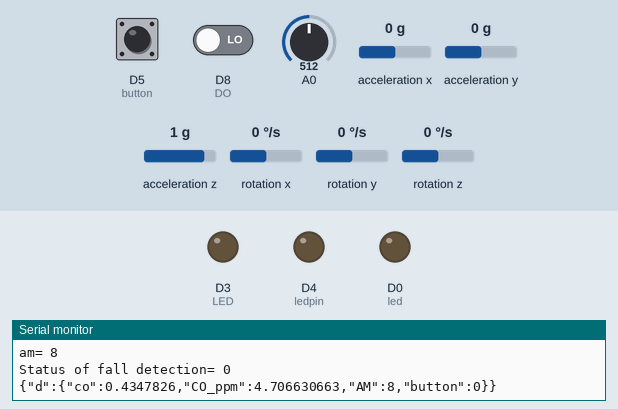
Bench run of a sketch on a simulated ESP8266 (NodeMCU). On the bench: output pins drawn as LEDs (lit = HIGH), the last lines printed to the serial monitor. Wiring (inferred from the names in the program): MPU-6050 motion sensor at I2C address 0x68. The inputs (shaded band) are chosen by the test bench; at power-on: D5 (button) LOW, D8 (DO) LOW, A0 = 512, acceleration x 0 g, acceleration y 0 g, acceleration z 1 g, rotation x 0 °/s, rotation y 0 °/s, rotation z 0 °/s. WiFi joins after 1.5 s; servers stay silent unless stated; no MQTT or app messages arrive unless stated.

Above: at 2.7 s.
2.8 s: D5 (button) pulled HIGH for 1 s
At 3.8 s:
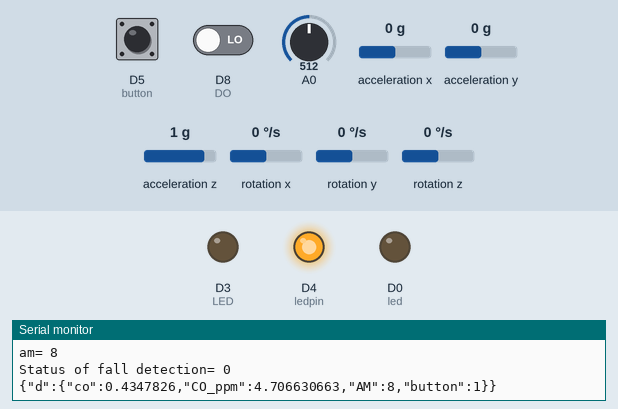
11.9 s: D5 (button) pulled HIGH for 3.2 s
At 16.1 s:
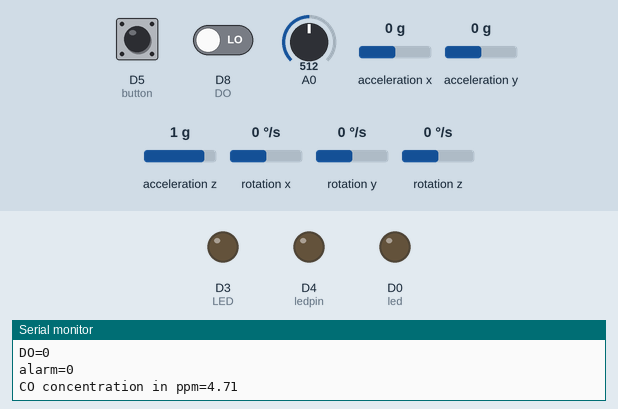
Timing chart, 0 to 17.6 s (numbered marks = the images above; inputs shaded):
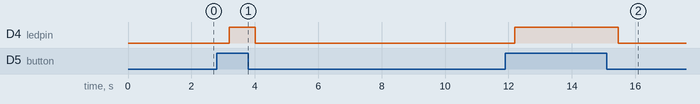

The sketch:

ibm_nodemcu_connect.ino
```cpp
#include <ESP8266WiFi.h>
#include <ArduinoJson.h>
#include <PubSubClient.h>
#include<Wire.h>
#include<MPU6050.h>


// --------------------------------------------------------------------------------------------
//        UPDATE CONFIGURATION TO MATCH YOUR ENVIRONMENT
// --------------------------------------------------------------------------------------------

// Add GPIO pins used to connect devices

//emergency button
#define ledpin D4
#define button D5
int buttonState=0;

//mq9
#define LED D3
#define DO D8
//mpu6050
const int MPU_addr=0x68;  // I2C address of the MPU-6050
int16_t AcX,AcY,AcZ,Tmp,GyX,GyY,GyZ;
float ax=0, ay=0, az=0, gx=0, gy=0, gz=0;
//mpu6050
#define led D0
int fall_detected;

//int data[STORE_SIZE][5]; //array for saving past data
//byte currentIndex=0; //stores current data array index (0-255)
boolean fall = false; //stores if a fall has occurred
boolean trigger1=false; //stores if first trigger (lower threshold) has occurred
boolean trigger2=false; //stores if second trigger (upper threshold) has occurred
boolean trigger3=false; //stores if third trigger (orientation change) has occurred

byte trigger1count=0; //stores the counts past since trigger 1 was set true
byte trigger2count=0; //stores the counts past since trigger 2 was set true
byte trigger3count=0; //stores the counts past since trigger 3 was set true
int angleChange=0;

//mpu read function
void mpu_read(){
 Wire.beginTransmission(MPU_addr);
 Wire.write(0x3B);  // starting with register 0x3B (ACCEL_XOUT_H)
 Wire.endTransmission(false);
 Wire.requestFrom(MPU_addr,14,true);  // request a total of 14 registers
 AcX=Wire.read()<<8|Wire.read();  // 0x3B (ACCEL_XOUT_H) & 0x3C (ACCEL_XOUT_L)
 AcY=Wire.read()<<8|Wire.read();  // 0x3D (ACCEL_YOUT_H) & 0x3E (ACCEL_YOUT_L)
 AcZ=Wire.read()<<8|Wire.read();  // 0x3F (ACCEL_ZOUT_H) & 0x40 (ACCEL_ZOUT_L)
 Tmp=Wire.read()<<8|Wire.read();  // 0x41 (TEMP_OUT_H) & 0x42 (TEMP_OUT_L)
 GyX=Wire.read()<<8|Wire.read();  // 0x43 (GYRO_XOUT_H) & 0x44 (GYRO_XOUT_L)
 GyY=Wire.read()<<8|Wire.read();  // 0x45 (GYRO_YOUT_H) & 0x46 (GYRO_YOUT_L)
 GyZ=Wire.read()<<8|Wire.read();  // 0x47 (GYRO_ZOUT_H) & 0x48 (GYRO_ZOUT_L)
 }


// Add WiFi connection information
char ssid[] = " ";  // your network SSID (name)
char pass[] = " ";  // your network password

// Watson IoT connection details

#define MQTT_HOST "3vrxae.messaging.internetofthings.ibmcloud.com"//"orgid.messaging....
#define MQTT_PORT 1883
#define MQTT_DEVICEID "d:3vrxae:esp8266:dev02"//orgid-devicetype-deviceid
#define MQTT_USER "use-token-auth"
#define MQTT_TOKEN "ElectrosSevak"//authentication token
#define MQTT_TOPIC "iot-2/evt/status/fmt/json"
#define MQTT_TOPIC_DISPLAY "iot-2/cmd/display/fmt/json"


// --------------------------------------------------------------------------------------------
//        SHOULD NOT NEED TO CHANGE ANYTHING BELOW THIS LINE
// --------------------------------------------------------------------------------------------

// MQTT objects
void callback(char* topic, byte* payload, unsigned int length);
WiFiClient wifiClient;
PubSubClient mqtt(MQTT_HOST, MQTT_PORT, callback, wifiClient);

// variables to hold data
StaticJsonDocument<100> jsonDoc;
JsonObject payload = jsonDoc.to<JsonObject>();
JsonObject status = payload.createNestedObject("d");
static char msg[70];

void callback(char* topic, byte* payload, unsigned int length) {
  // handle message arrived
  Serial.print("Message arrived [");
  Serial.print(topic);
  Serial.print("] : ");

  payload[length] = 0; // ensure valid content is zero terminated so can treat as c-string
  Serial.println((char *)payload);
}

void setup()
{
  // Start serial console

  Wire.begin();
  Wire.beginTransmission(MPU_addr);
  Wire.write(0x6B);  // PWR_MGMT_1 register
  Wire.write(0);     // set to zero (wakes up the MPU-6050)
  Wire.endTransmission(true);
  Serial.begin(115200);
  //for mq9

  pinMode(LED, OUTPUT);
  pinMode(DO, INPUT);

  //for mpu6050
  pinMode(led, OUTPUT);
  digitalWrite(led, LOW);

  //emergency button
  pinMode(ledpin, OUTPUT);
 pinMode(button, INPUT);


  Serial.setTimeout(2000);
  while (!Serial) { }
  Serial.println();
  Serial.println("ESP8266 Sensor Application");

  // Start WiFi connection
  WiFi.mode(WIFI_STA);
  WiFi.begin(ssid, pass);
  while (WiFi.status() != WL_CONNECTED) {
    delay(500);
    Serial.print(".");
  }
  Serial.println("");
  Serial.println("WiFi Connected");

  // Connect to MQTT - IBM Watson IoT Platform
  if (mqtt.connect(MQTT_DEVICEID, MQTT_USER, MQTT_TOKEN)) {
    Serial.println("MQTT Connected");
    mqtt.subscribe(MQTT_TOPIC_DISPLAY);

  } else {
    Serial.println("MQTT Failed to connect!");
    ESP.reset();
  }

 }

void loop()
{
 mqtt.loop();
  while (!mqtt.connected()) {
    Serial.print("Attempting MQTT connection...");
    // Attempt to connect
    if (mqtt.connect(MQTT_DEVICEID, MQTT_USER, MQTT_TOKEN)) {
      Serial.println("MQTT Connected");
      mqtt.subscribe(MQTT_TOPIC_DISPLAY);
      mqtt.loop();
    } else {
      Serial.println("MQTT Failed to connect!");
      delay(5000);
    }
  }

  //emergency button
 buttonState=digitalRead(button); // put your main code here, to run repeatedly:
 if (buttonState == 1)
 {
 digitalWrite(ledpin, HIGH);
 delay(200);
 }
 if (buttonState==0)
 {
 digitalWrite(ledpin, LOW);
 delay(200);
 }


  //mq9

  int alarm = 0;
 const int thresh=50;//threshold value can be changed.
 float sensor_volt;
 float RS_gas;
 float ratio;
//-Replace the name "R0" with the value of R0 in the demo of First Test -/
 float R0 = 2.30;
 int sensorValue = analogRead(A0);
 sensor_volt = ((float)sensorValue / 1024) * 5.0;
RS_gas = (5.0 - sensor_volt) / sensor_volt; // Depend on RL on yor module
 ratio = RS_gas / R0; // ratio = RS/R0
//------------------------------------------------------------/
 Serial.print("sensor_volt = ");
 Serial.println(sensor_volt);
 Serial.print("RS_ratio = ");
 Serial.println(RS_gas);
 Serial.print("Rs/R0 = ");
 Serial.println(ratio);
 Serial.print("\n\n");
 Serial.print("DO=");
 Serial.println(digitalRead(DO));
 alarm = digitalRead(DO);
  Serial.print("alarm=");
  Serial.println(alarm);
  double ppm = 3.027*exp(1.0698*(sensorValue*3.3/4095));
 Serial.print("CO concentration in ppm=");
 Serial.println(ppm);
 if (ppm>thresh) digitalWrite(LED, HIGH);
 else  digitalWrite(LED, LOW);

 //mpu6050
 mpu_read();
 //2050, 77, 1947 are values for calibration of accelerometer

 ax = (AcX-2050)/16384.00;
 ay = (AcY-77)/16384.00;
 az = (AcZ-1947)/16384.00;

 //270, 351, 136 for gyroscope
 gx = (GyX+270)/131.07;
 gy = (GyY-351)/131.07;
 gz = (GyZ+136)/131.07;

 // calculating Amplitute vactor for 3 axis
 float Raw_AM = pow(pow(ax,2)+pow(ay,2)+pow(az,2),0.5);
 int AM = Raw_AM * 10;  // as values are within 0 to 1, I multiplied
                        // it by for using if else conditions

 //Serial.println(PM);
 //delay(500);


 if (trigger3==true){
    trigger3count++;
    //Serial.println(trigger3count);
    if (trigger3count>=10){
       angleChange = pow(pow(gx,2)+pow(gy,2)+pow(gz,2),0.5);
       //delay(10);
       Serial.println(angleChange);
       if ((angleChange>=0) && (angleChange<=10)){ //if orientation changes remains between 0-10 degrees
           fall=true; trigger3=false; trigger3count=0;
           Serial.println(angleChange);
             }
       else{ //user regained normal orientation
          trigger3=false; trigger3count=0;
          Serial.println("TRIGGER 3 DEACTIVATED");
       }
     }
  }

//another alert using f as flag for falling forward


  //for creating alert fall_detected used
  if(fall==false)
    fall_detected=0;
    else
    fall_detected=1;

 if (fall==true){ //in event of a fall detection
  status["co"] = ratio;
    status["CO_ppm"] = ppm;
    status["AM"]=AM;
    status["fall"]=fall_detected;
    status["button"]=buttonState;
    serializeJson(jsonDoc, msg, 70);
    Serial.println(msg);
  //send data to ibm cloud
    Serial.println("FALL DETECTED");
   digitalWrite(led, HIGH);
   delay(5000);
   digitalWrite(led, LOW);

   fall=false;//resetting value
  // exit(1);
   }
 if (trigger2count>=6){ //allow 0.5s for orientation change
   trigger2=false; trigger2count=0;
   Serial.println("TRIGGER 2 DECACTIVATED");
   }
 if (trigger1count>=6){ //allow 0.5s for AM to break upper threshold
   trigger1=false; trigger1count=0;
   Serial.println("TRIGGER 1 DECACTIVATED");
   }
 if (trigger2==true){
   trigger2count++;
   //angleChange=acos(((double)x*(double)bx+(double)y*(double)by+(double)z*(double)bz)/(double)AM/(double)BM);
   angleChange = pow(pow(gx,2)+pow(gy,2)+pow(gz,2),0.5); Serial.println(angleChange);
   if (angleChange>=30 && angleChange<=400){ //if orientation changes by between 80-100 degrees
     trigger3=true; trigger2=false; trigger2count=0;
     Serial.println(angleChange);
     Serial.println("TRIGGER 3 ACTIVATED");
       }
   }
 if (trigger1==true){
   trigger1count++;
   if (AM>=12){ //if AM breaks upper threshold (3g)
     trigger2=true;
     Serial.println("TRIGGER 2 ACTIVATED");
     trigger1=false; trigger1count=0;
     }
   }
 if (AM<=2 && trigger2==false){ //if AM breaks lower threshold (0.4g)
   trigger1=true;
    Serial.println("TRIGGER 1 ACTIVATED");
   }
//It appears that delay is needed in order not to clog the port
 delay(100);

 Serial.print("am= ");
 Serial.println(AM);
 Serial.print("Status of fall detection= ");
 Serial.println(fall);


    // Print Message to console in JSON format


    status["co"] = ratio;
    status["CO_ppm"] = ppm;
    status["AM"]=AM;
    status["button"]=buttonState;
    serializeJson(jsonDoc, msg, 70);
    Serial.println(msg);


    if (!mqtt.publish(MQTT_TOPIC, msg)) {
      Serial.println("MQTT Publish failed");
    }

    // Pause - but keep polling MQTT for incoming messages
  for (int i = 0; i < 10; i++) {
    mqtt.loop();
    delay(10);
  }
  }
```

Measured:
- after the input at 2.8 s, D4 (ledpin): LOW → HIGH after 0.39 s, → LOW 0.82 s later
- after the input at 11.9 s, D4 (ledpin): LOW → HIGH after 0.29 s, → LOW 3.3 s later
